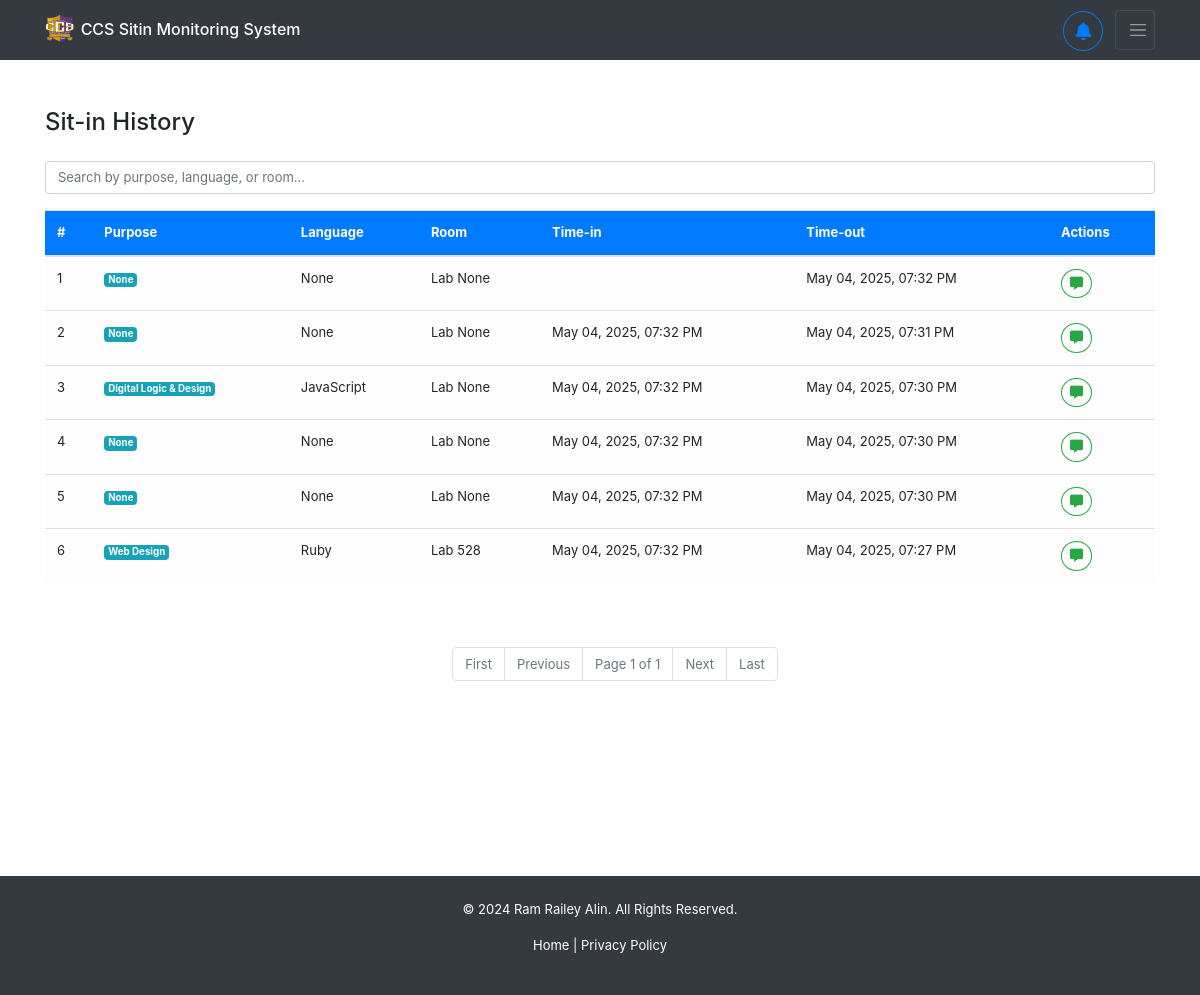
Page /sitins/sitin_history/ (signed in) on the earlier database version.
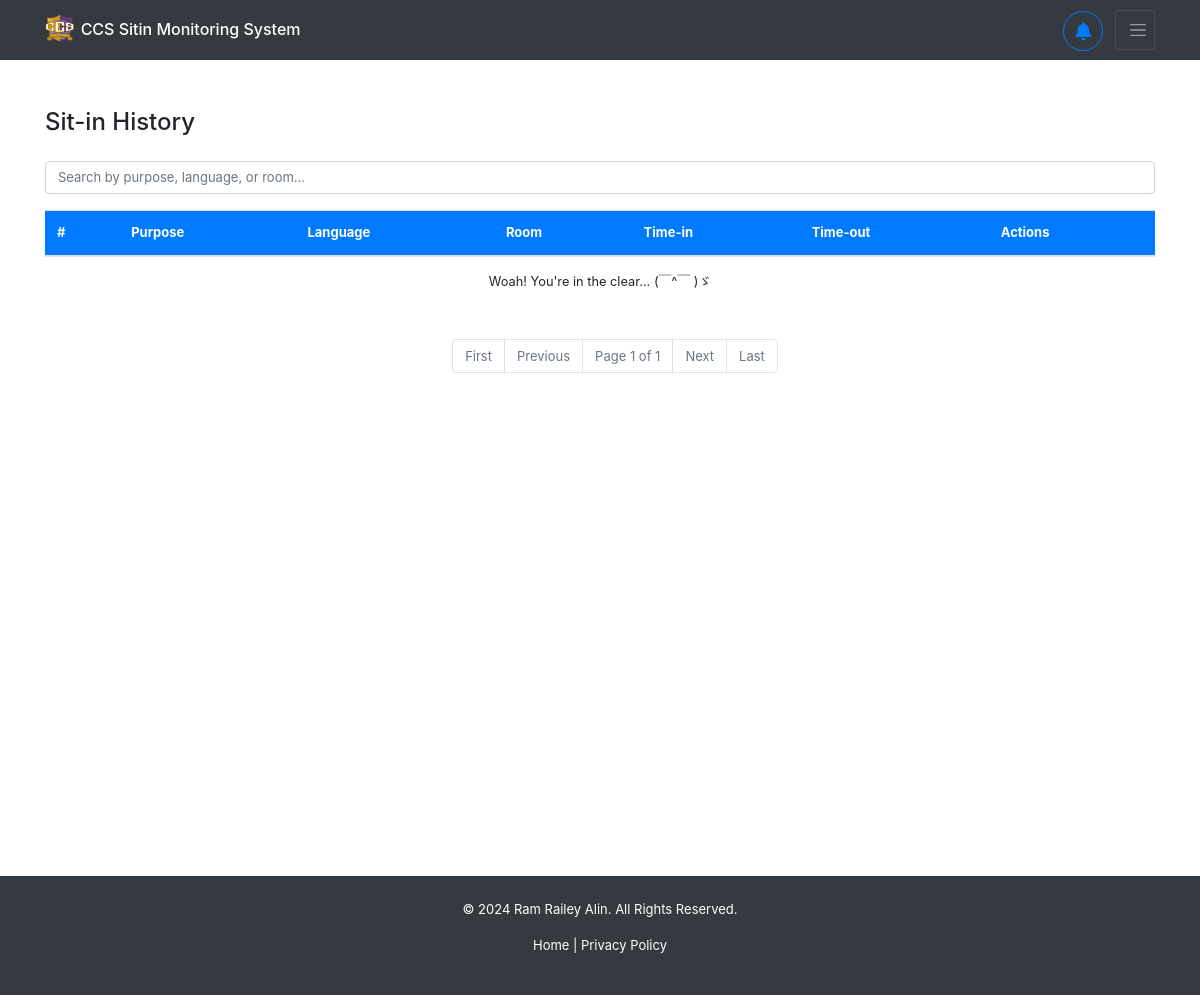
Same page on the later database version.
### sitins/models.py (models this page shows, shortened)
class Sitin(models.Model):
    purpose = models.CharField(max_length=255, choices=SITIN_PURPOSE_CHOICES, blank=True, null=True)
    programming_language = models.CharField(max_length=255, choices=PROGRAMMING_LANGUAGE_CHOICES, blank=True, null=True)
    lab_room = models.CharField(max_length=50, choices=LAB_ROOM_CHOICES, blank=True, null=True)
    sitin_details = models.TextField(blank=True, null=True)
    status = models.CharField(max_length=50, choices=SITIN_STATUS_CHOICES, default="none") # none, approved, denied
    request_date = models.DateTimeField(null=True, blank=True)
    sitin_date = models.DateTimeField(null=True, blank=True)
    approval_date = models.DateTimeField(null=True, blank=True)
    logout_date = models.DateTimeField(null=True, blank=True)
    feedback = models.TextField(blank=True, null=True)
    is_rewarded = models.BooleanField(blank=True, null=True, default=False)
    user = models.ForeignKey(User, on_delete=models.CASCADE)

### sitins/views.py (the view)
# urls.py: path('sitin_history/', views.sitin_history, name='sitins-sitin_history'),
@login_required
def sitin_history(request):
    if request.user.is_authenticated:
        sitin_history = Sitin.objects.filter(
            status='finished',
            user=request.user
        ).select_related(
            'user',
            'user__registration'
        ).order_by('-logout_date')
        paginator = Paginator(sitin_history, 25)
        page_number = request.GET.get('page')
        page_obj = paginator.get_page(page_number)
        return render(request, 'sitins/sitin_history.html', {'sitin_history': page_obj})
    return redirect('/')

### backend/templatetags/custom_filters.py (called while the page is built)
@register.filter
def time_ago(value):
    if not value:
        return ""
    now = timezone.localtime(timezone.now())
    value = timezone.localtime(value)
    diff = now - value
    seconds = diff.total_seconds()
    if seconds < 0:
        return value.strftime("%b %d, %Y, %I:%M %p")
    if seconds < 60:
        return f"{int(seconds)} seconds ago"
    elif seconds < 3600:
        minutes = int(seconds / 60)
        return f"{minutes} minute{'s' if minutes != 1 else ''} ago"
    elif seconds < 86400:
        hours = int(seconds / 3600)
        return f"{hours} hour{'s' if hours != 1 else ''} ago"
    else:
        return value.strftime("%b %d, %Y, %I:%M %p")

### sitins/templates/sitins/sitin_history.html (shortened to what this page needs)
{% extends 'backend/base.html' %}
{% load custom_filters %}
{% block content %}
<div class="container mt-5" id="sitin-history">
    <h4 class="mb-4">Sit-in History</h4>
    <div class="mb-3">
        <input type="text" id="searchInput" class="form-control" placeholder="Search by purpose, language, or room...">
    </div>
    <div class="table-responsive d-flex flex-column">
        <table class="table table-hover align-middle">
            <thead class="bg-primary text-white">
                <tr>
                    <th>#</th>
                    <th>Purpose</th>
                    <th>Language</th>
                    <th>Room</th>
                    <th>Time-in</th>
                    <th>Time-out</th>
                    <th>Actions</th>
                </tr>
            </thead>
            <tbody class="table-light">
                {% if sitin_history %}
                {% for sitin in sitin_history %}
                <tr>
                    <td>{{ forloop.counter }}</td>
                    <td><span class="badge bg-info text-white">{{ sitin.purpose }}</span></td>
                    <td>{{ sitin.programming_language }}</td>
                    <td>Lab {{ sitin.lab_room }}</td>
                    <td>{{ sitin.sitin_date|time_ago }}</td>
                    <td>{{ sitin.logout_date|time_ago }}</td>
                    {% if sitin.feedback %}
                    <td>
                        <span class="badge badge-pill badge-success badge-hover-outline"
                        style="cursor: not-allowed;">
                            <i class="fas fa-check-circle"></i> Feedback sent
                        </span>
                    </td>
                    {% else %}
                    <td>
                        <button class="btn btn-sm btn-outline-success rounded-circle feedback-btn"
                                title="Give feedback"
                                onclick="showFeedbackModal('{{ sitin.id }}')">
                            <i class="fas fa-comment-alt"></i>
                        </button>
                    </td>
                    {% endif %}
                </tr>
                {% endfor %}
                {% else %}
                <tr></tr>
                {% endif %}
            </tbody>
        </table>
        {% if sitin_history %}
        {% else %}
        <div class="small text-center">Woah! You're in the clear... (￣^￣ )ゞ</div>
        {% endif %}
    </div>
        <ul class="pagination pagination-ul justify-content-center mt-5">
            <li class="page-item {% if not sitin_history.has_previous %}disabled{% endif %}" {% if not sitin_history.has_previous %}style="cursor: not-allowed;"{% endif %}>
                <a class="page-link" href="?page=1">First</a>
            </li>
            <li class="page-item {% if not sitin_history.has_previous %}disabled{% endif %}" {% if not sitin_history.has_previous %}style="cursor: not-allowed;"{% endif %}>
                <a class="page-link" href="?page={% if sitin_history.has_previous %}{{ sitin_history.previous_page_number }}{% else %}#{% endif %}">Previous</a>
            </li>
            <li class="page-item disabled">
                <span class="page-link">Page {{ sitin_history.number }} of {{ sitin_history.paginator.num_pages }}</span>
            </li>
            <li class="page-item {% if not sitin_history.has_next %}disabled{% endif %}" {% if not sitin_history.has_next %}style="cursor: not-allowed;"{% endif %}>
                <a class="page-link" href="?page={% if sitin_history.has_next %}{{ sitin_history.next_page_number }}{% else %}#{% endif %}">Next</a>
            </li>
            <li class="page-item {% if not sitin_history.has_next %}disabled{% endif %}" {% if not sitin_history.has_next %}style="cursor: not-allowed;"{% endif %}>
                <a class="page-link" href="?page={{ sitin_history.paginator.num_pages }}">Last</a>
            </li>
        </ul>
</div>
{% endblock %}

Differences in the rows shown:
removed Sitin: purpose "None", programming_language "None", lab_room "None", logout_date "May 04, 2025, 07:32 PM"
removed Sitin: purpose "None", programming_language "None", lab_room "None", sitin_date "May 04, 2025, 07:32 PM", logout_date "May 04, 2025, 07:31 PM"
removed Sitin: purpose "Digital Logic & Design", programming_language "JavaScript", lab_room "None", sitin_date "May 04, 2025, 07:32 PM", logout_date "May 04, 2025, 07:30 PM"
removed Sitin: purpose "None", programming_language "None", lab_room "None", sitin_date "May 04, 2025, 07:32 PM", logout_date "May 04, 2025, 07:30 PM"
removed Sitin: purpose "None", programming_language "None", lab_room "None", sitin_date "May 04, 2025, 07:32 PM", logout_date "May 04, 2025, 07:30 PM"
removed Sitin: purpose "Web Design", programming_language "Ruby", lab_room "528", sitin_date "May 04, 2025, 07:32 PM", logout_date "May 04, 2025, 07:27 PM"
Other differences:
text now shown: "Woah! You're in the clear... (￣^￣ )ゞ"
